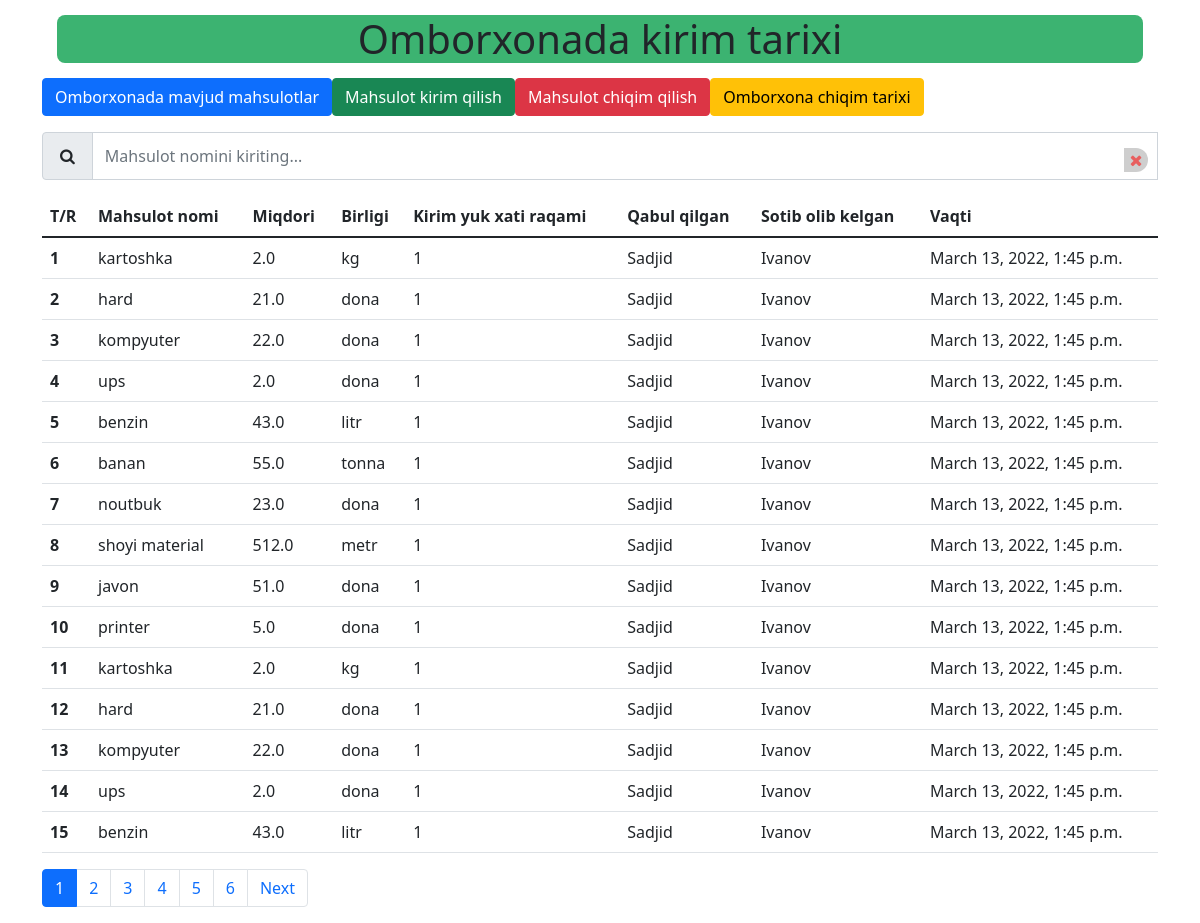
Screenshot of /inhistory/ with the database file from the repository.
### itm/models.py (models this page shows, shortened)
class Inproduct(models.Model):
    kg = "kg"
    tonna = "tonna"
    gramm = "gramm"
    litr = "litr"
    metr = "metr"
    sm = "santimetr"
    dona = "dona"
    ROLES = (
        (kg,"kg"),
        (tonna,"tonna"),
        (gramm,"gramm"),
        (litr,"litr"),
        (metr,"metr"),
        (sm,"sm"),
        (dona,"dona"),
    )
    name = models.CharField(max_length=512)
    inload_number = models.CharField(max_length=200)
    count = models.FloatField(default=0)
    instorageperson=models.CharField(max_length=200)
    takeinstorageperson=models.CharField(max_length=200)
    unit = models.CharField(max_length=30,choices=ROLES)
    in_date = models.DateTimeField(default=datetime.datetime.now())
    class Meta:
        db_table = "Inproduct"

### itm/views.py (the view)
# urls.py: path("inhistory/",InHistory,name="inhistory"),
def InHistory(request):
    search = request.GET.get('search')
    if search is None:
        data = Inproduct.objects.all()
        paginator = Paginator(data, 15)
        page_num = request.GET.get('page')
        page_obj = paginator.get_page(page_num)
        search = ""
    else:
        data = Inproduct.objects.filter(name__contains=search)
        paginator = Paginator(data, 15)
        page_num = request.GET.get('page')
        page_obj = paginator.get_page(page_num)
    return render(request, "itm/inhistory.html", {"search": search, "page": page_obj, "all": paginator})

### itm/templates/itm/inhistory.html (shortened to what this page needs)
<!DOCTYPE html>
<html lang="en">
<head>
    <link rel="stylesheet" href="/static/itm/bootstrap/css/bootstrap.min.css">
    <link rel="stylesheet" href="/static/itm/css/styles.css">
    <link rel="stylesheet" href="/static/itm/font-awesome/css/font-awesome.min.css">
    <link rel="stylesheet" href="/static/itm/font-awesome/css/font-awesome.css">
</head>
<body>
<div class="container">
    <div class="row">
        <div class="col-md-12">
            <h1 class="close">Omborxonada kirim tarixi</h1>
            <div class="btn-group md-3">
                <form action="{%url 'balance'%}">
                    <button type="submit" class="btn btn-primary mb-3">Omborxonada mavjud mahsulotlar</button>
                </form>
                <form action="{%url 'inproduct'%}">
                    <button type="submit" class="btn btn-success mb-3">Mahsulot kirim qilish</button>
                </form>
                <form action="{%url 'kickproduct'%}">
                    <button type="submit" class="btn btn-danger mb-3"><a>Mahsulot chiqim qilish</a></button>
                </form>
                <form action="{%url 'outhistory'%}">
                    <button type="submit" class="btn btn-warning mb-3">Omborxona chiqim tarixi</button>
                </form>
            </div>
            <form>
                <div class="input-group mb-3">
                        <span class="input-group-text" id="inputGroup-sizing-default"><span style="padding:5px"><i
                                class="fa fa-search"></i></span></span>
                    <input name="search" value="{{ search }}" class="form-control"
                           placeholder="Mahsulot nomini kiriting..." id="bool">
                    <span class="clear" onclick="myfunc()"><i class="fa fa-times" aria-hidden="true"></i></span>
                </div>
            </form>
            <table class="table">
                <thead>
                <tr>
                    <th scope="col">T/R</th>
                    <th scope="col">Mahsulot nomi</th>
                    <th scope="col">Miqdori</th>
                    <th scope="col">Birligi</th>
                    <th scope="col">Kirim yuk xati raqami</th>
                    <th scope="col">Qabul qilgan</th>
                    <th scope="col">Sotib olib kelgan</th>
                    <th scope="col">Vaqti</th>
                </tr>
                </thead>
                <tbody>
                {% for prod in page %}
                <tr>
                    <th scope="row">{{forloop.counter}}</th>
                    <td>{{prod.name}}</td>
                    <td>{{prod.count}}</td>
                    <td>{{prod.unit}}</td>
                    <td>{{prod.inload_number}}</td>
                    <td>{{prod.instorageperson}}</td>
                    <td>{{prod.takeinstorageperson}}</td>
                    <td>{{prod.in_date}}</td>
                </tr>
                {%endfor%}
                </tbody>
            </table>
        </div>
    </div>
    <nav aria-label="Page navigation example">
        <ul class="pagination">
            {%if page.has_other_pages%}
            {% for i in all %}
            {%if i.number != page.number%}
            <li class="page-item"><a class="page-link" href="?page={{i.number}}">{{i.number}}</a></li>
            {%endif%}
            {%if i.number == page.number%}
            <li class="page-item active"><a class="page-link">{{i.number}}</a></li>
            {%endif%}
            {%endfor%}
            {%if page.has_next%}
            <li class="page-item"><a class="page-link" href="?page={{page.next_page_number}}">Next</a></li>
            {%endif%}
            {%endif%}
        </ul>
    </nav>
</div>
</body>
</html>

### itm/static/itm/css/styles.css (style rules this page uses)
.close { margin:15px; border-radius:8px; background-color:MediumSeaGreen; text-align: center; }
.clear { align-items: center; background: #cecece; border-radius: 50%; bottom: 8px; color: rgba(255, 0, 0, .54); cursor: pointer; display: flex; height: 24px; justify-content: center; position: absolute; right: 10px; width: 24px; z-index: 10; }

### rows the page displays
Inproduct: name "kartoshka", count "2.0", unit "kg", inload_number "1", instorageperson "Sadjid", takeinstorageperson "Ivanov", in_date "March 13, 2022, 1:45 p.m."
Inproduct: name "hard", count "21.0", unit "dona", inload_number "1", instorageperson "Sadjid", takeinstorageperson "Ivanov", in_date "March 13, 2022, 1:45 p.m."
Inproduct: name "kompyuter", count "22.0", unit "dona", inload_number "1", instorageperson "Sadjid", takeinstorageperson "Ivanov", in_date "March 13, 2022, 1:45 p.m."
Inproduct: name "ups", count "2.0", unit "dona", inload_number "1", instorageperson "Sadjid", takeinstorageperson "Ivanov", in_date "March 13, 2022, 1:45 p.m."
Inproduct: name "benzin", count "43.0", unit "litr", inload_number "1", instorageperson "Sadjid", takeinstorageperson "Ivanov", in_date "March 13, 2022, 1:45 p.m."
Inproduct: name "banan", count "55.0", unit "tonna", inload_number "1", instorageperson "Sadjid", takeinstorageperson "Ivanov", in_date "March 13, 2022, 1:45 p.m."
Inproduct: name "noutbuk", count "23.0", unit "dona", inload_number "1", instorageperson "Sadjid", takeinstorageperson "Ivanov", in_date "March 13, 2022, 1:45 p.m."
Inproduct: name "shoyi material", count "512.0", unit "metr", inload_number "1", instorageperson "Sadjid", takeinstorageperson "Ivanov", in_date "March 13, 2022, 1:45 p.m."
Inproduct: name "javon", count "51.0", unit "dona", inload_number "1", instorageperson "Sadjid", takeinstorageperson "Ivanov", in_date "March 13, 2022, 1:45 p.m."
Inproduct: name "printer", count "5.0", unit "dona", inload_number "1", instorageperson "Sadjid", takeinstorageperson "Ivanov", in_date "March 13, 2022, 1:45 p.m."
Inproduct: name "kartoshka", count "2.0", unit "kg", inload_number "1", instorageperson "Sadjid", takeinstorageperson "Ivanov", in_date "March 13, 2022, 1:45 p.m."
Inproduct: name "hard", count "21.0", unit "dona", inload_number "1", instorageperson "Sadjid", takeinstorageperson "Ivanov", in_date "March 13, 2022, 1:45 p.m."
Inproduct: name "kompyuter", count "22.0", unit "dona", inload_number "1", instorageperson "Sadjid", takeinstorageperson "Ivanov", in_date "March 13, 2022, 1:45 p.m."
Inproduct: name "ups", count "2.0", unit "dona", inload_number "1", instorageperson "Sadjid", takeinstorageperson "Ivanov", in_date "March 13, 2022, 1:45 p.m."
Inproduct: name "benzin", count "43.0", unit "litr", inload_number "1", instorageperson "Sadjid", takeinstorageperson "Ivanov", in_date "March 13, 2022, 1:45 p.m."

### other values shown
{{ i.number }} "1"
{{ i.number }} "2" "3" "4" "5" "6"
